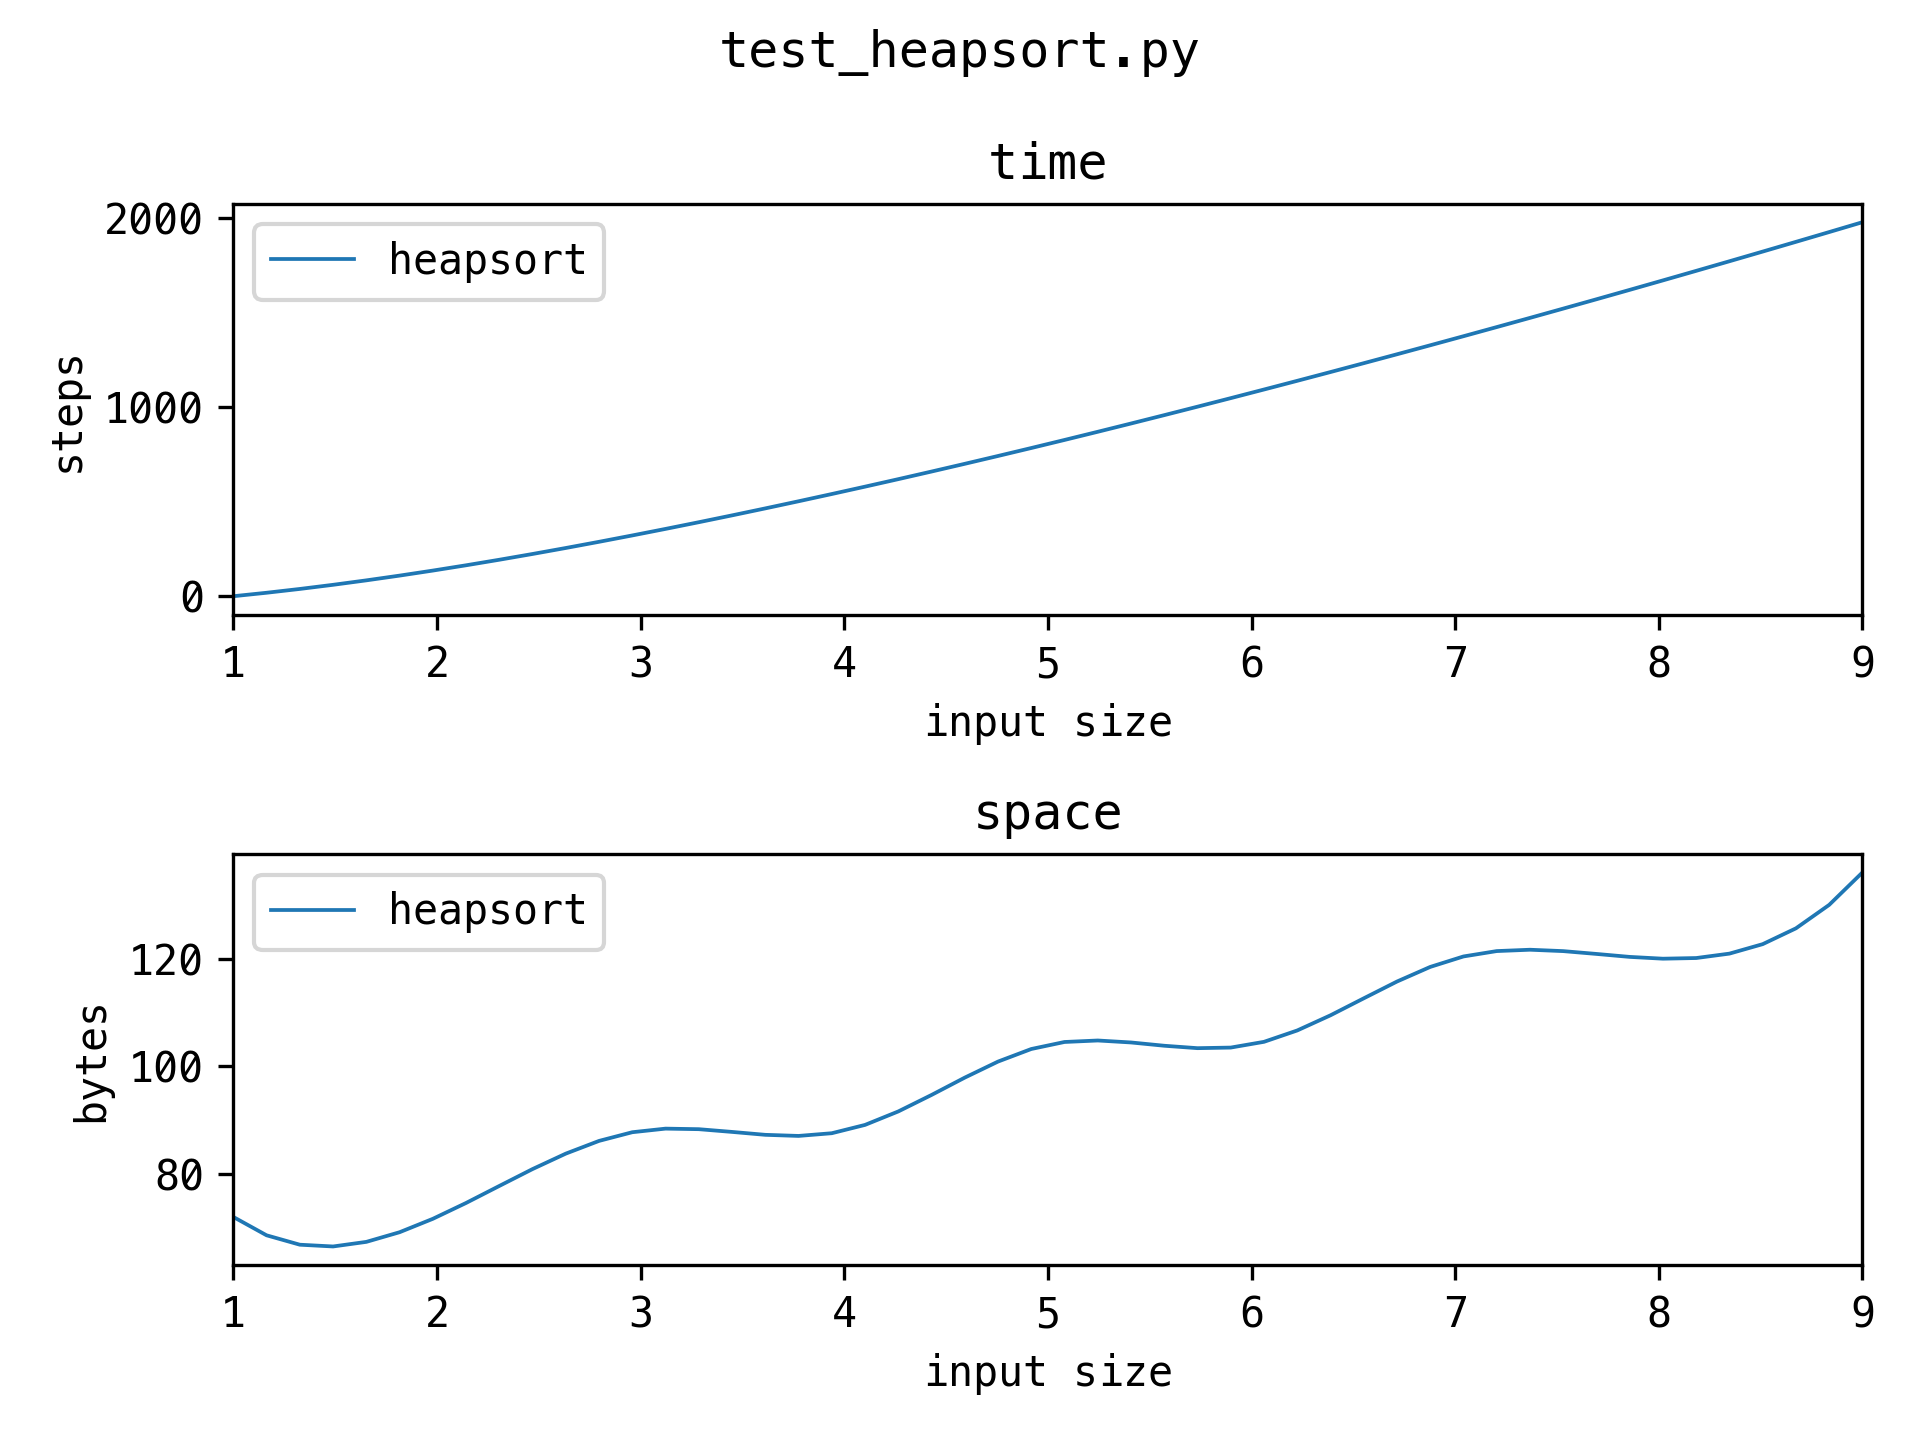

Reproduce this figure in Python.
import heapq
import math

import numpy as np

from .. import utils


class Solution(utils.BaseSolution):
    _step = 0.01

    def heapsort(self, iterable):
        h = []

        self.complexity.store(iterable)

        for value in iterable:
            heapq.heappush(h, value)

        for _ in range(len(h)):
            heapq.heappop(h)

        for _ in np.arange(0, len(iterable) * math.log(len(iterable)), self._step):
            self.complexity.step()

        return h


def test_complexity():
    s = Solution()
    tests = [list(reversed(range(n))) for n in range(1, 10)]

    for name, func in s.methods():
        for nums in tests:
            func(nums)
            s.complexity.mark(name, len(nums))

    s.complexity.plot()
